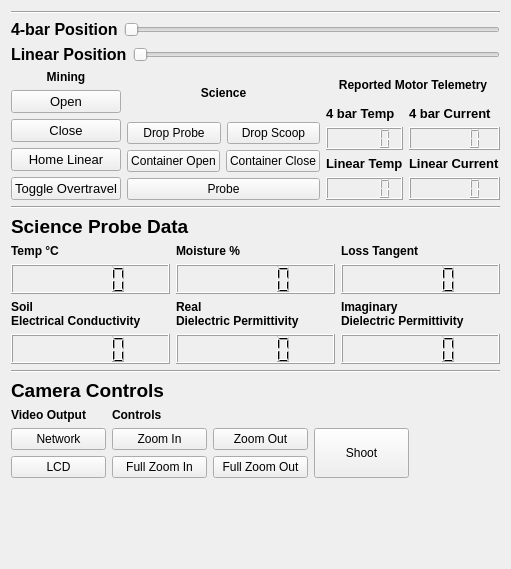
        <widget class="QWidget" name="tab_3">
         <attribute name="title">
          <string>Mining / Science</string>
         </attribute>
         <layout class="QGridLayout" name="gridLayout_8">
          <item row="4" column="0">
           <widget class="Line" name="line_9">
            <property name="orientation">
             <enum>Qt::Horizontal</enum>
            </property>
           </widget>
          </item>
          <item row="7" column="0">
           <layout class="QVBoxLayout" name="verticalLayout_26">
            <item>
             <widget class="QLabel" name="label_34">
              <property name="font">
               <font>
                <pointsize>14</pointsize>
                <weight>75</weight>
                <bold>true</bold>
               </font>
              </property>
              <property name="text">
               <string>Camera Controls</string>
              </property>
              <property name="alignment">
               <set>Qt::AlignLeading|Qt::AlignLeft|Qt::AlignVCenter</set>
              </property>
             </widget>
            </item>
            <item>
             <layout class="QHBoxLayout" name="horizontalLayout_5">
              <item>
               <layout class="QVBoxLayout" name="verticalLayout_27">
                <item>
                 <layout class="QVBoxLayout" name="verticalLayout_28">
                  <item>
                   <widget class="QLabel" name="label_72">
                    <property name="font">
                     <font>
                      <weight>75</weight>
                      <bold>true</bold>
                     </font>
                    </property>
                    <property name="text">
                     <string>Video Output</string>
                    </property>
                    <property name="alignment">
                     <set>Qt::AlignLeading|Qt::AlignLeft|Qt::AlignVCenter</set>
                    </property>
                   </widget>
                  </item>
                  <item>
                   <layout class="QVBoxLayout" name="verticalLayout_29">
                    <item>
                     <widget class="QPushButton" name="cam_network_output_button">
                      <property name="minimumSize">
                       <size>
                        <width>95</width>
                        <height>0</height>
                       </size>
                      </property>
                      <property name="text">
                       <string>Network</string>
                      </property>
                     </widget>
                    </item>
                    <item>
                     <widget class="QPushButton" name="cam_lcd_output_button">
                      <property name="minimumSize">
                       <size>
                        <width>95</width>
                        <height>0</height>
                       </size>
                      </property>
                      <property name="text">
                       <string>LCD</string>
                      </property>
                     </widget>
                    </item>
                   </layout>
                  </item>
                 </layout>
                </item>
                <item>
                 <spacer name="verticalSpacer_9">
                  <property name="orientation">
                   <enum>Qt::Vertical</enum>
                  </property>
                  <property name="sizeHint" stdset="0">
                   <size>
                    <width>20</width>
                    <height>40</height>
                   </size>
                  </property>
                 </spacer>
                </item>
               </layout>
              </item>
              <item>
               <layout class="QVBoxLayout" name="verticalLayout_30">
                <item>
                 <layout class="QVBoxLayout" name="verticalLayout_31">
                  <item>
                   <widget class="QLabel" name="label_73">
                    <property name="font">
                     <font>
                      <weight>75</weight>
                      <bold>true</bold>
                     </font>
                    </property>
                    <property name="text">
                     <string>Controls</string>
                    </property>
                    <property name="alignment">
                     <set>Qt::AlignLeading|Qt::AlignLeft|Qt::AlignVCenter</set>
                    </property>
                   </widget>
                  </item>
                 </layout>
                </item>
                <item>
                 <layout class="QHBoxLayout" name="horizontalLayout_6">
                  <item>
                   <layout class="QVBoxLayout" name="verticalLayout_32">
                    <item>
                     <widget class="QPushButton" name="cam_zoom_in_button">
                      <property name="minimumSize">
                       <size>
                        <width>95</width>
                        <height>0</height>
                       </size>
                      </property>
                      <property name="text">
                       <string>Zoom In</string>
                      </property>
                     </widget>
                    </item>
                    <item>
                     <widget class="QPushButton" name="cam_full_zoom_in_button">
                      <property name="minimumSize">
                       <size>
                        <width>95</width>
                        <height>0</height>
                       </size>
                      </property>
                      <property name="text">
                       <string>Full Zoom In</string>
                      </property>
                     </widget>
                    </item>
                   </layout>
                  </item>
                  <item>
                   <layout class="QVBoxLayout" name="verticalLayout_33">
                    <item>
                     <widget class="QPushButton" name="cam_zoom_out_button">
                      <property name="minimumSize">
                       <size>
                        <width>95</width>
                        <height>0</height>
                       </size>
                      </property>
                      <property name="text">
                       <string>Zoom Out</string>
                      </property>
                     </widget>
                    </item>
                    <item>
                     <widget class="QPushButton" name="cam_full_zoom_out_button">
                      <property name="minimumSize">
                       <size>
                        <width>95</width>
                        <height>0</height>
                       </size>
                      </property>
                      <property name="text">
                       <string>Full Zoom Out</string>
                      </property>
                     </widget>
                    </item>
                   </layout>
                  </item>
                  <item>
                   <widget class="QPushButton" name="cam_shoot_button">
                    <property name="minimumSize">
                     <size>
                      <width>95</width>
                      <height>50</height>
                     </size>
                    </property>
                    <property name="text">
                     <string>Shoot</string>
                    </property>
                   </widget>
                  </item>
                 </layout>
                </item>
                <item>
                 <spacer name="verticalSpacer_10">
                  <property name="orientation">
                   <enum>Qt::Vertical</enum>
                  </property>
                  <property name="sizeHint" stdset="0">
                   <size>
                    <width>20</width>
                    <height>40</height>
                   </size>
                  </property>
                 </spacer>
                </item>
               </layout>
              </item>
              <item>
               <spacer name="horizontalSpacer_3">
                <property name="orientation">
                 <enum>Qt::Horizontal</enum>
                </property>
                <property name="sizeHint" stdset="0">
                 <size>
                  <width>40</width>
                  <height>20</height>
                 </size>
                </property>
               </spacer>
              </item>
             </layout>
            </item>
           </layout>
          </item>
          <item row="0" column="0">
           <widget class="Line" name="line_6">
            <property name="orientation">
             <enum>Qt::Horizontal</enum>
            </property>
           </widget>
          </item>
          <item row="3" column="0">
           <layout class="QHBoxLayout" name="horizontalLayout_13">
            <item>
             <layout class="QVBoxLayout" name="verticalLayout_34">
              <item>
               <widget class="QLabel" name="label_35">
                <property name="font">
                 <font>
                  <weight>75</weight>
                  <bold>true</bold>
                 </font>
                </property>
                <property name="text">
                 <string>Mining</string>
                </property>
                <property name="alignment">
                 <set>Qt::AlignCenter</set>
                </property>
               </widget>
              </item>
              <item>
               <widget class="QPushButton" name="mining_open_button">
                <property name="font">
                 <font>
                  <pointsize>10</pointsize>
                 </font>
                </property>
                <property name="text">
                 <string>Open</string>
                </property>
               </widget>
              </item>
              <item>
               <widget class="QPushButton" name="mining_close_button">
                <property name="font">
                 <font>
                  <pointsize>10</pointsize>
                 </font>
                </property>
                <property name="text">
                 <string>Close</string>
                </property>
               </widget>
              </item>
              <item>
               <widget class="QPushButton" name="mining_home_linear_button">
                <property name="font">
                 <font>
                  <pointsize>10</pointsize>
                 </font>
                </property>
                <property name="text">
                 <string>Home Linear</string>
                </property>
               </widget>
              </item>
              <item>
               <widget class="QPushButton" name="mining_toggle_overtravel_button">
                <property name="font">
                 <font>
                  <pointsize>10</pointsize>
                 </font>
                </property>
                <property name="text">
                 <string>Toggle Overtravel</string>
                </property>
               </widget>
              </item>
             </layout>
            </item>
            <item>
             <layout class="QVBoxLayout" name="verticalLayout_38">
              <item>
               <widget class="QLabel" name="label_36">
                <property name="font">
                 <font>
                  <weight>75</weight>
                  <bold>true</bold>
                 </font>
                </property>
                <property name="text">
                 <string>Science</string>
                </property>
                <property name="alignment">
                 <set>Qt::AlignCenter</set>
                </property>
               </widget>
              </item>
              <item>
               <layout class="QHBoxLayout" name="horizontalLayout_24">
                <item>
                 <widget class="QPushButton" name="science_probe_down_button">
                  <property name="text">
                   <string>Drop Probe</string>
                  </property>
                 </widget>
                </item>
                <item>
                 <widget class="QPushButton" name="science_scoop_down_button">
                  <property name="text">
                   <string>Drop Scoop</string>
                  </property>
                 </widget>
                </item>
               </layout>
              </item>
              <item>
               <layout class="QHBoxLayout" name="horizontalLayout_23">
                <item>
                 <widget class="QPushButton" name="science_container_open_button">
                  <property name="text">
                   <string>Container Open</string>
                  </property>
                 </widget>
                </item>
                <item>
                 <widget class="QPushButton" name="science_container_close_button">
                  <property name="text">
                   <string>Container Close</string>
                  </property>
                 </widget>
                </item>
               </layout>
              </item>
              <item>
               <widget class="QPushButton" name="science_probe_button">
                <property name="text">
                 <string>Probe</string>
                </property>
               </widget>
              </item>
              <item>
               <layout class="QVBoxLayout" name="verticalLayout_39"/>
              </item>
             </layout>
            </item>
            <item>
             <layout class="QVBoxLayout" name="verticalLayout_35">
              <item>
               <layout class="QVBoxLayout" name="verticalLayout_45">
                <item>
                 <widget class="QLabel" name="label_39">
                  <property name="font">
                   <font>
                    <weight>75</weight>
                    <bold>true</bold>
                   </font>
                  </property>
                  <property name="text">
                   <string>Reported Motor Telemetry</string>
                  </property>
                  <property name="alignment">
                   <set>Qt::AlignCenter</set>
                  </property>
                 </widget>
                </item>
               </layout>
              </item>
              <item>
               <layout class="QHBoxLayout" name="horizontalLayout_21">
                <item>
                 <layout class="QVBoxLayout" name="verticalLayout_41">
                  <item>
                   <widget class="QLabel" name="label_5">
                    <property name="font">
                     <font>
                      <pointsize>10</pointsize>
                      <weight>75</weight>
                      <bold>true</bold>
                     </font>
                    </property>
                    <property name="text">
                     <string>4 bar Temp</string>
                    </property>
                   </widget>
                  </item>
                  <item>
                   <widget class="QLCDNumber" name="mining_4bar_temp_lcd_number"/>
                  </item>
                  <item>
                   <widget class="QLabel" name="label_13">
                    <property name="font">
                     <font>
                      <pointsize>10</pointsize>
                      <weight>75</weight>
                      <bold>true</bold>
                     </font>
                    </property>
                    <property name="text">
                     <string>Linear Temp</string>
                    </property>
                   </widget>
                  </item>
                  <item>
                   <widget class="QLCDNumber" name="mining_linear_temp_lcd_number"/>
                  </item>
                 </layout>
                </item>
                <item>
                 <layout class="QVBoxLayout" name="verticalLayout_42">
                  <item>
                   <widget class="QLabel" name="label_37">
                    <property name="font">
                     <font>
                      <pointsize>10</pointsize>
                      <weight>75</weight>
                      <bold>true</bold>
                     </font>
                    </property>
                    <property name="text">
                     <string>4 bar Current</string>
                    </property>
                   </widget>
                  </item>
                  <item>
                   <widget class="QLCDNumber" name="mining_4bar_current_lcd_number"/>
                  </item>
                  <item>
                   <widget class="QLabel" name="label_38">
                    <property name="font">
                     <font>
                      <pointsize>10</pointsize>
                      <weight>75</weight>
                      <bold>true</bold>
                     </font>
                    </property>
                    <property name="text">
                     <string>Linear Current</string>
                    </property>
                   </widget>
                  </item>
                  <item>
                   <widget class="QLCDNumber" name="mining_linear_current_lcd_number"/>
                  </item>
                 </layout>
                </item>
               </layout>
              </item>
             </layout>
            </item>
           </layout>
          </item>
          <item row="6" column="0">
           <widget class="Line" name="line_13">
            <property name="orientation">
             <enum>Qt::Horizontal</enum>
            </property>
           </widget>
          </item>
          <item row="5" column="0">
           <layout class="QHBoxLayout" name="horizontalLayout_16">
            <item>
             <layout class="QVBoxLayout" name="verticalLayout_10">
              <item>
               <widget class="QLabel" name="label_20">
                <property name="font">
                 <font>
                  <pointsize>14</pointsize>
                  <weight>75</weight>
                  <bold>true</bold>
                 </font>
                </property>
                <property name="text">
                 <string>Science Probe Data</string>
                </property>
                <property name="alignment">
                 <set>Qt::AlignLeading|Qt::AlignLeft|Qt::AlignVCenter</set>
                </property>
               </widget>
              </item>
              <item>
               <layout class="QGridLayout" name="gridLayout_17">
                <item row="0" column="0">
                 <layout class="QVBoxLayout" name="verticalLayout_6">
                  <item>
                   <widget class="QLabel" name="label_21">
                    <property name="font">
                     <font>
                      <pointsize>9</pointsize>
                      <weight>75</weight>
                      <bold>true</bold>
                     </font>
                    </property>
                    <property name="text">
                     <string>Temp °C</string>
                    </property>
                   </widget>
                  </item>
                  <item>
                   <widget class="QLCDNumber" name="science_temp_lcd_number">
                    <property name="minimumSize">
                     <size>
                      <width>0</width>
                      <height>30</height>
                     </size>
                    </property>
                    <property name="maximumSize">
                     <size>
                      <width>16777215</width>
                      <height>30</height>
                     </size>
                    </property>
                   </widget>
                  </item>
                 </layout>
                </item>
                <item row="0" column="1">
                 <layout class="QVBoxLayout" name="verticalLayout_11">
                  <item>
                   <widget class="QLabel" name="moisture_label">
                    <property name="font">
                     <font>
                      <pointsize>9</pointsize>
                      <weight>75</weight>
                      <bold>true</bold>
                     </font>
                    </property>
                    <property name="text">
                     <string>Moisture %</string>
                    </property>
                   </widget>
                  </item>
                  <item>
                   <widget class="QLCDNumber" name="science_moisture_lcd_number">
                    <property name="minimumSize">
                     <size>
                      <width>0</width>
                      <height>30</height>
                     </size>
                    </property>
                    <property name="maximumSize">
                     <size>
                      <width>16777215</width>
                      <height>30</height>
                     </size>
                    </property>
                   </widget>
                  </item>
                 </layout>
                </item>
                <item row="0" column="2">
                 <layout class="QVBoxLayout" name="verticalLayout_12">
                  <item>
                   <widget class="QLabel" name="tangent_label">
                    <property name="font">
                     <font>
                      <pointsize>9</pointsize>
                      <weight>75</weight>
                      <bold>true</bold>
                     </font>
                    </property>
                    <property name="text">
                     <string>Loss Tangent</string>
                    </property>
                   </widget>
                  </item>
                  <item>
                   <widget class="QLCDNumber" name="science_loss_tangent_lcd_number">
                    <property name="minimumSize">
                     <size>
                      <width>0</width>
                      <height>30</height>
                     </size>
                    </property>
                    <property name="maximumSize">
                     <size>
                      <width>16777215</width>
                      <height>30</height>
                     </size>
                    </property>
                   </widget>
                  </item>
                 </layout>
                </item>
                <item row="1" column="0">
                 <layout class="QVBoxLayout" name="verticalLayout_13">
                  <item>
                   <widget class="QLabel" name="conductivity_label">
                    <property name="font">
                     <font>
                      <pointsize>9</pointsize>
                      <weight>75</weight>
                      <bold>true</bold>
                     </font>
                    </property>
                    <property name="text">
                     <string>Soil
Electrical Conductivity</string>
                    </property>
                   </widget>
                  </item>
                  <item>
                   <widget class="QLCDNumber" name="science_electrical_conductivity_lcd_number">
                    <property name="minimumSize">
                     <size>
                      <width>0</width>
                      <height>30</height>
                     </size>
                    </property>
                    <property name="maximumSize">
                     <size>
                      <width>16777215</width>
                      <height>30</height>
                     </size>
                    </property>
                   </widget>
                  </item>
                 </layout>
                </item>
                <item row="1" column="1">
                 <layout class="QVBoxLayout" name="verticalLayout_16">
                  <item>
                   <widget class="QLabel" name="real_dielectric_label">
                    <property name="font">
                     <font>
                      <pointsize>9</pointsize>
                      <weight>75</weight>
                      <bold>true</bold>
                     </font>
                    </property>
                    <property name="text">
                     <string>Real
Dielectric Permittivity</string>
                    </property>
                   </widget>
                  </item>
                  <item>
                   <widget class="QLCDNumber" name="science_real_dielectric_lcd_number">
                    <property name="minimumSize">
                     <size>
                      <width>0</width>
                      <height>30</height>
                     </size>
                    </property>
                    <property name="maximumSize">
                     <size>
                      <width>16777215</width>
                      <height>30</height>
                     </size>
                    </property>
                   </widget>
                  </item>
                 </layout>
                </item>
                <item row="1" column="2">
                 <layout class="QVBoxLayout" name="verticalLayout_18">
                  <item>
                   <widget class="QLabel" name="imaginary_label">
                    <property name="font">
                     <font>
                      <pointsize>9</pointsize>
                      <weight>75</weight>
                      <bold>true</bold>
                     </font>
                    </property>
                    <property name="text">
                     <string>Imaginary
Dielectric Permittivity</string>
                    </property>
                   </widget>
                  </item>
                  <item>
                   <widget class="QLCDNumber" name="science_imaginary_dielectric_lcd_number">
                    <property name="minimumSize">
                     <size>
                      <width>0</width>
                      <height>30</height>
                     </size>
                    </property>
                    <property name="maximumSize">
                     <size>
                      <width>16777215</width>
                      <height>30</height>
                     </size>
                    </property>
                   </widget>
                  </item>
                 </layout>
                </item>
               </layout>
              </item>
             </layout>
            </item>
           </layout>
          </item>
          <item row="2" column="0">
           <layout class="QHBoxLayout" name="horizontalLayout_11">
            <item>
             <widget class="QLabel" name="label_14">
              <property name="font">
               <font>
                <pointsize>12</pointsize>
                <weight>75</weight>
                <bold>true</bold>
               </font>
              </property>
              <property name="text">
               <string>Linear Position</string>
              </property>
             </widget>
            </item>
            <item>
             <widget class="QSlider" name="linear_position_slider">
              <property name="orientation">
               <enum>Qt::Horizontal</enum>
              </property>
             </widget>
            </item>
           </layout>
          </item>
          <item row="1" column="0">
           <layout class="QHBoxLayout" name="horizontalLayout_12">
            <item>
             <widget class="QLabel" name="label_15">
              <property name="font">
               <font>
                <pointsize>12</pointsize>
                <weight>75</weight>
                <bold>true</bold>
               </font>
              </property>
              <property name="text">
               <string>4-bar Position</string>
              </property>
             </widget>
            </item>
            <item>
             <widget class="QSlider" name="fourbar_position_slider">
              <property name="maximum">
               <number>1024</number>
              </property>
              <property name="orientation">
               <enum>Qt::Horizontal</enum>
              </property>
             </widget>
            </item>
           </layout>
          </item>
          <item row="8" column="0">
           <spacer name="verticalSpacer">
            <property name="orientation">
             <enum>Qt::Vertical</enum>
            </property>
            <property name="sizeHint" stdset="0">
             <size>
              <width>20</width>
              <height>40</height>
             </size>
            </property>
           </spacer>
          </item>
         </layout>
        </widget>
